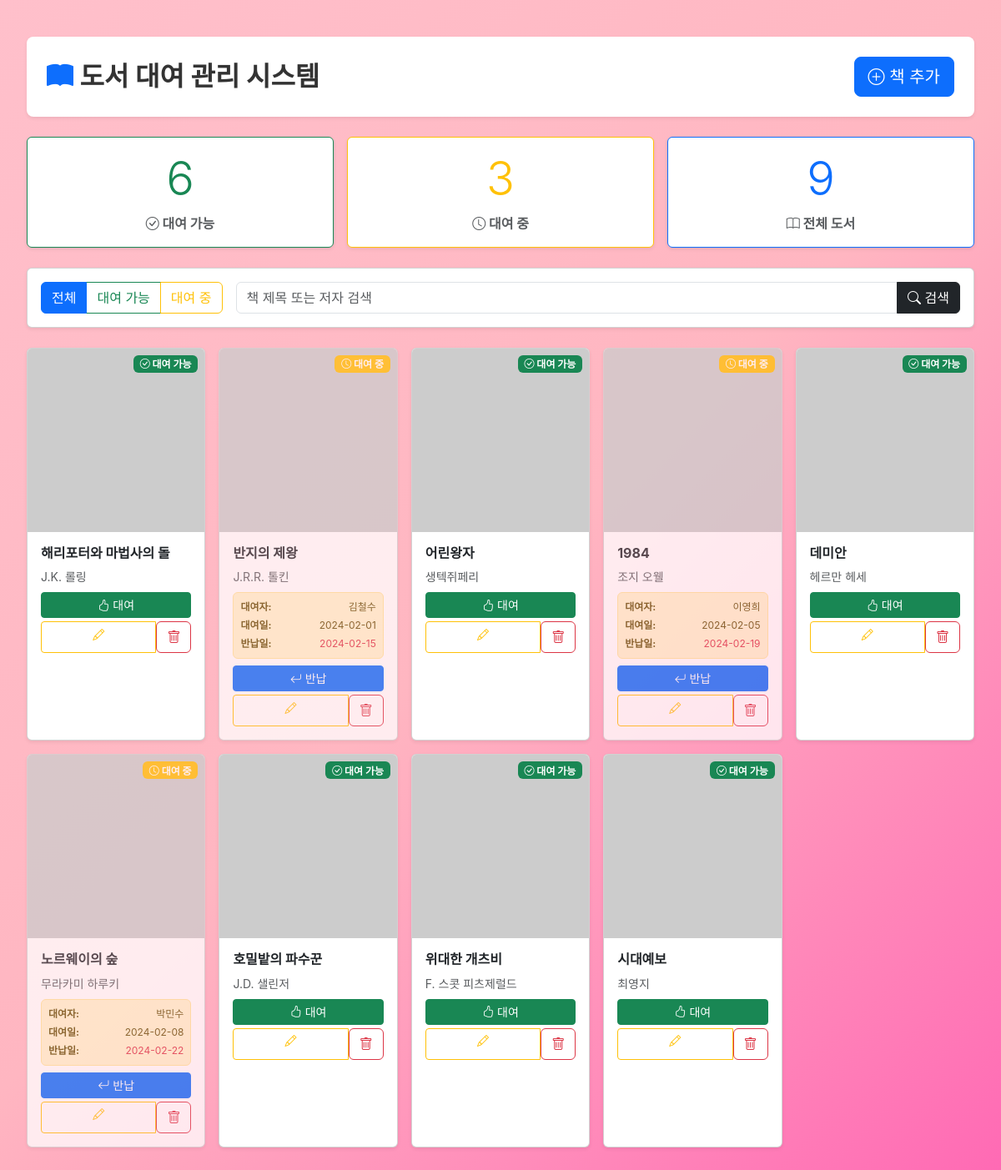
The page / on the database its author committed.
### tables this page shows
CREATE TABLE books (
            id INTEGER PRIMARY KEY AUTOINCREMENT,
            title TEXT NOT NULL,
            author TEXT NOT NULL,
            image_url TEXT,
            borrower TEXT,
            borrow_date TEXT,
            return_date TEXT,
            status TEXT DEFAULT 'available'
        );

### library_app.py (the view)
@app.route('/')
def index():
    conn = sqlite3.connect('library.db')
    conn.row_factory = sqlite3.Row
    c = conn.cursor()
    status_filter = request.args.get('status', 'all')
    search = request.args.get('search', '')
    if status_filter == 'all':
        if search:
            c.execute('SELECT * FROM books WHERE title LIKE ? OR author LIKE ? ORDER BY id',
                     (f'%{search}%', f'%{search}%'))
        else:
            c.execute('SELECT * FROM books ORDER BY id')
    else:
        if search:
            c.execute('SELECT * FROM books WHERE status = ? AND (title LIKE ? OR author LIKE ?) ORDER BY id',
                     (status_filter, f'%{search}%', f'%{search}%'))
        else:
            c.execute('SELECT * FROM books WHERE status = ? ORDER BY id', (status_filter,))
    books = [dict(row) for row in c.fetchall()]
    c.execute('SELECT COUNT(*) FROM books WHERE status = "available"')
    available_count = c.fetchone()[0]
    c.execute('SELECT COUNT(*) FROM books WHERE status = "borrowed"')
    borrowed_count = c.fetchone()[0]
    conn.close()
    return render_template('library_index.html',
                         books=books,
                         status_filter=status_filter,
                         search=search,
                         available_count=available_count,
                         borrowed_count=borrowed_count)

### templates/library_index.html (shortened to what this page needs)
<!DOCTYPE html>
<html lang="ko">
<head>
    <link href="https://cdn.jsdelivr.net/npm/bootstrap@5.3.0/dist/css/bootstrap.min.css" rel="stylesheet">
    <link rel="stylesheet" href="https://cdn.jsdelivr.net/npm/bootstrap-icons@1.11.0/font/bootstrap-icons.css">
    <link rel="stylesheet" href="{{ url_for('static', filename='library.css') }}">
</head>
<body>
    <div class="container py-4">
        <header class="library-header bg-white rounded-3 shadow-sm p-4 mb-4 d-flex justify-content-between align-items-center">
            <h1 class="mb-0"><i class="bi bi-book-fill text-primary"></i> 도서 대여 관리 시스템</h1>
            <a href="/add" class="btn btn-primary btn-lg"><i class="bi bi-plus-circle"></i> 책 추가</a>
        </header>
        <div class="row g-3 mb-4">
            <div class="col-md-4">
                <div class="card border-success shadow-sm">
                    <div class="card-body text-center">
                        <h2 class="display-4 text-success mb-2">{{ available_count }}</h2>
                        <p class="card-text text-muted fw-bold"><i class="bi bi-check-circle"></i> 대여 가능</p>
                    </div>
                </div>
            </div>
            <div class="col-md-4">
                <div class="card border-warning shadow-sm">
                    <div class="card-body text-center">
                        <h2 class="display-4 text-warning mb-2">{{ borrowed_count }}</h2>
                        <p class="card-text text-muted fw-bold"><i class="bi bi-clock"></i> 대여 중</p>
                    </div>
                </div>
            </div>
            <div class="col-md-4">
                <div class="card border-primary shadow-sm">
                    <div class="card-body text-center">
                        <h2 class="display-4 text-primary mb-2">{{ available_count + borrowed_count }}</h2>
                        <p class="card-text text-muted fw-bold"><i class="bi bi-book"></i> 전체 도서</p>
                    </div>
                </div>
            </div>
        </div>
        <div class="card shadow-sm mb-4">
            <div class="card-body">
                <form action="/" method="get" class="row g-3 align-items-center">
                    <div class="col-auto">
                        <div class="btn-group" role="group">
                            <a href="/?status=all" class="btn btn-outline-primary {% if status_filter == 'all' %}active{% endif %}">전체</a>
                            <a href="/?status=available" class="btn btn-outline-success {% if status_filter == 'available' %}active{% endif %}">대여 가능</a>
                            <a href="/?status=borrowed" class="btn btn-outline-warning {% if status_filter == 'borrowed' %}active{% endif %}">대여 중</a>
                        </div>
                    </div>
                    <div class="col">
                        <div class="input-group">
                            <input type="text" name="search" class="form-control" placeholder="책 제목 또는 저자 검색" value="{{ search }}">
                            <button type="submit" class="btn btn-dark"><i class="bi bi-search"></i> 검색</button>
                        </div>
                    </div>
                </form>
            </div>
        </div>
        <div class="row row-cols-1 row-cols-sm-2 row-cols-md-3 row-cols-lg-4 row-cols-xl-5 g-3">
            {% for book in books %}
            <div class="col">
                <div class="card h-100 shadow-sm {% if book.status == 'borrowed' %}opacity-75{% endif %}">
                    <div class="position-relative">
                        <img src="{{ book.image_url }}" class="card-img-top" alt="{{ book.title }}" style="height: 220px; object-fit: cover;" onerror="this.src='https://via.placeholder.com/200x280?text=No+Image'">
                        <span class="position-absolute top-0 end-0 m-2 badge {% if book.status == 'available' %}bg-success{% else %}bg-warning{% endif %}">
                            {% if book.status == 'available' %}
                            <i class="bi bi-check-circle"></i> 대여 가능
                            {% else %}
                            <i class="bi bi-clock"></i> 대여 중
                            {% endif %}
                        </span>
                    </div>
                    <div class="card-body">
                        <h6 class="card-title fw-bold text-truncate" title="{{ book.title }}">{{ book.title }}</h6>
                        <p class="card-text text-muted small mb-2">{{ book.author }}</p>
                        {% if book.status == 'borrowed' %}
                        <div class="alert alert-warning py-2 px-2 mb-2" style="font-size: 0.75rem;">
                            <div class="d-flex justify-content-between mb-1">
                                <span class="fw-bold">대여자:</span>
                                <span>{{ book.borrower }}</span>
                            </div>
                            <div class="d-flex justify-content-between mb-1">
                                <span class="fw-bold">대여일:</span>
                                <span>{{ book.borrow_date }}</span>
                            </div>
                            <div class="d-flex justify-content-between">
                                <span class="fw-bold">반납일:</span>
                                <span class="text-danger">{{ book.return_date }}</span>
                            </div>
                        </div>
                        {% endif %}
                        <div class="d-grid gap-1">
                            {% if book.status == 'available' %}
                            <button onclick="showBorrowModal({{ book.id }}, '{{ book.title }}')" class="btn btn-success btn-sm">
                                <i class="bi bi-hand-thumbs-up"></i> 대여
                            </button>
                            {% else %}
                            <form action="/return/{{ book.id }}" method="post">
                                <button type="submit" class="btn btn-primary btn-sm w-100">
                                    <i class="bi bi-arrow-return-left"></i> 반납
                                </button>
                            </form>
                            {% endif %}
                            <div class="btn-group btn-group-sm">
                                <a href="/edit/{{ book.id }}" class="btn btn-outline-warning">
                                    <i class="bi bi-pencil"></i>
                                </a>
                                <form action="/delete/{{ book.id }}" method="post" class="d-inline" onsubmit="return confirm('정말 삭제하시겠습니까?');">
                                    <button type="submit" class="btn btn-outline-danger">
                                        <i class="bi bi-trash"></i>
                                    </button>
                                </form>
                            </div>
                        </div>
                    </div>
                </div>
            </div>
            {% endfor %}
        </div>
    </div>
</body>
</html>

### static/library.css (style rules this page uses)
* { margin: 0; padding: 0; box-sizing: border-box; }
body { font-family: -apple-system, BlinkMacSystemFont, 'Segoe UI', 'Malgun Gothic', sans-serif; background: linear-gradient(135deg, #ffc0cb 0%, #ffb6c1 50%, #ff69b4 100%); min-height: 100vh; padding: 20px; }
.container { max-width: 1400px; margin: 0 auto; }
.library-header { display: flex; justify-content: space-between; align-items: center; background: white; padding: 30px; border-radius: 12px; box-shadow: 0 4px 6px rgba(0, 0, 0, 0.1); margin-bottom: 30px; }
.library-header h1 { font-size: 32px; color: #333; font-weight: 700; }

### rows shown on the page
books: status "available" (drawn), title "해리포터와 마법사의 돌", author "J.K. 롤링"
books: status "borrowed" (drawn), title "반지의 제왕", author "J.R.R. 톨킨", borrower "김철수", borrow_date "2024-02-01", return_date "2024-02-15"
books: status "available" (drawn), title "어린왕자", author "생텍쥐페리"
books: status "borrowed" (drawn), title "1984", author "조지 오웰", borrower "이영희", borrow_date "2024-02-05", return_date "2024-02-19"
books: status "available" (drawn), title "데미안", author "헤르만 헤세"
books: status "borrowed" (drawn), title "노르웨이의 숲", author "무라카미 하루키", borrower "박민수", borrow_date "2024-02-08", return_date "2024-02-22"
books: status "available" (drawn), title "호밀밭의 파수꾼", author "J.D. 샐린저"
books: status "available" (drawn), title "위대한 개츠비", author "F. 스콧 피츠제럴드"
books: status "available" (drawn), title "시대예보", author "최영지"

### other values the page prints
{{ available_count }} "6"
{{ borrowed_count }} "3"
{{ available_count + borrowed_count }} "9"
